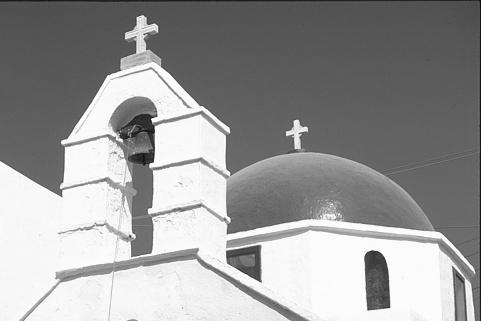
#> input picture 1-edge-detection/Church.jpg, 481 x 321 px, found by its file name
$ jupyter execute --allow-errors 'Methods Evaluation.ipynb'   (shell and % lines are left out)   (older library calls are emulated)
#> lines starting #> are read from the running program, lines starting #| are printed output that depends on the picture; after the words box and inside, x2 and y2 are one past the last pixel; in counts of white or black regions, pixels touching at a corner belong together
# Methods Evaluation

Persicion and recall are usually used to evaluate the performance of different methods.

[cell 1]

import cv2
import numpy as np
import matplotlib.pyplot as plt
import matplotlib.cm as cm
import scipy as sp
import scipy.ndimage as nd
from scipy import misc
from scipy import signal
from skimage import feature
from skimage import filters
from skimage.filters import threshold_otsu
# from sklearn.metrics import precision_recall_curve
# from sklearn.metrics import f1_score
from scipy.ndimage.filters import gaussian_filter as gf
from sklearn.metrics import precision_score
from sklearn.metrics import recall_score
from sklearn.metrics import precision_recall_fscore_support


# [18 lines left out: functions display, display3, not called in this run]

# Load an color image in grayscale
img1 = misc.imread('./Images/Q3/Church.jpg',0)
#> img1 is the input picture: shape (321, 481); min 11, max 255, mean 153.3
im1 = np.asarray(img1, dtype="int32" )
im1gt = misc.imread('./Images/Q3/Church_GT.bmp',0)
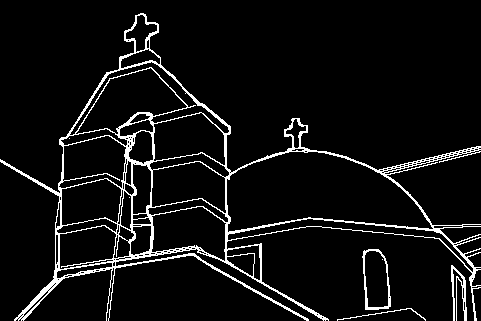
#> input picture 1-edge-detection/Church_GT.bmp, 481 x 321 px, found by its file name
#> im1gt is the input picture: shape (321, 481); values 0 (black) and 1 (white), 6.5% white in thin lines or dots
#> (the rest of this cell did not finish here and is left out)

[cell 2]
# Reference: http://docs.opencv.org/2.4/modules/imgproc/doc/feature_detection.html?highlight=canny

def cannythres(threslow,threshigh):
#> called with threslow = 100, threshigh = 200
    can_edge1 = cv2.Canny(img1,threslow,threshigh)/255
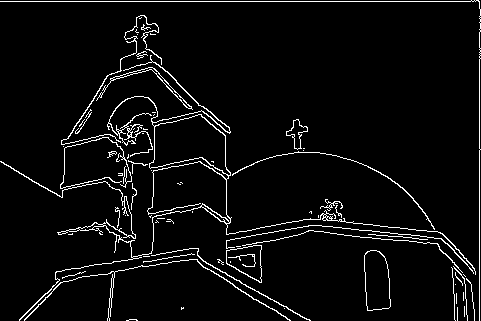
#> can_edge1: shape (321, 481) float64; values 0 (black) and 1 (white), 4.6% white in thin lines or dots
    can_edge2 = cv2.Canny(img2,threslow,threshigh)/255
    can_edge3 = cv2.Canny(img3,threslow,threshigh)/255
    return can_edge1,can_edge2,can_edge3

#> (the rest of this cell did not finish here and is left out)

[cell 3]
# Canny Edge Detection
# Reference: http://scikit-image.org/docs/dev/api/skimage.feature.html#skimage.feature.canny
# Reference: http://scikit-image.org/docs/dev/auto_examples/plot_canny.html

# Compute the Canny filter for two values of sigma
edges1 = feature.canny(img1)
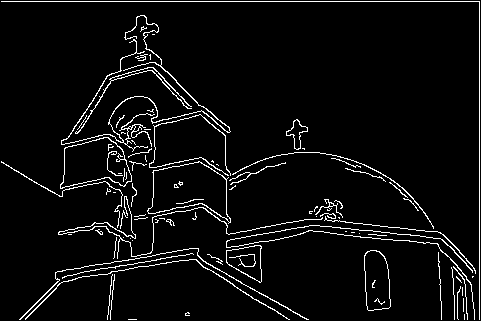
#> edges1: shape (321, 481) bool; 4.9% white in thin lines or dots
edges1_s2 = feature.canny(img1, sigma=2)
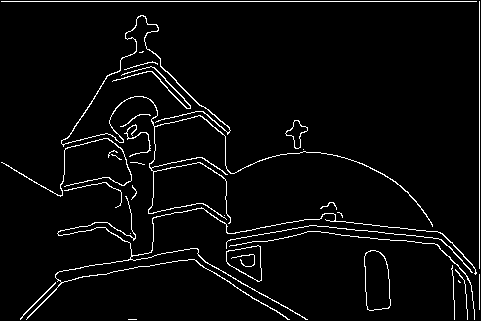
#> edges1_s2: shape (321, 481) bool; 3.8% white in thin lines or dots
edges1_s3 = feature.canny(img1, sigma=3)
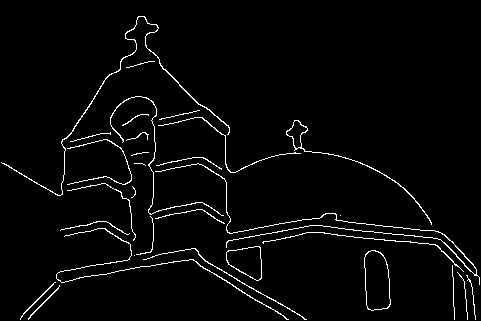
#> edges1_s3: shape (321, 481) bool; 2.9% white in thin lines or dots
#> (the rest of this cell did not finish here and is left out)

[cell 4]
# Sobel with Global thresholding

#threshold 0-0.6
def global_thres_sobel(im,threshold=None):
#> called with threshold = 0
    edge = filters.sobel(im)
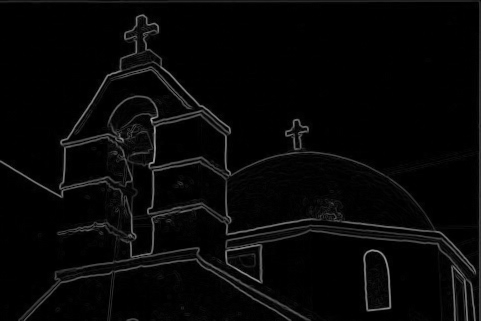
#> edge: shape (321, 481) float64; min 0, max 0.634, mean 0.0284
    if threshold:
        thresh = threshold
    else:
        thresh = threshold_otsu(edge)
#> thresh = 0.137
    binary = edge > thresh
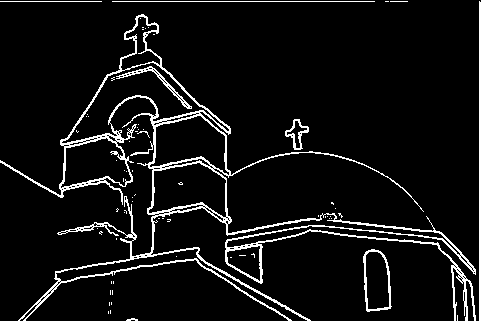
#> binary: shape (321, 481) bool; 6.8% white in thin lines or dots
    return binary

def sobthres(threshold=None):
    if threshold:
        thres = threshold
    else:
        thres = 0
    sob_edge1 = global_thres_sobel(img1,thres)
    sob_edge2 = global_thres_sobel(img2,thres)
    sob_edge3 = global_thres_sobel(img3,thres)
    return sob_edge1,sob_edge2,sob_edge3


#> (the rest of this cell did not finish here and is left out)

[cell 5]
# Gaussian-Laplace filtering
# Reference: http://docs.scipy.org/doc/scipy-0.14.0/reference/generated/scipy.ndimage.filters.gaussian_laplace.html#scipy.ndimage.filters.gaussian_laplace

# [25 lines left out: functions Gau_Lap, LogPlot, not called in this run]

Precision in image edge detection means how many detected edges are acturally edge, while recall meatures how many edges are being detected. So having a high precision meaning mostly correct, but cannot say if the detector missed may edges. And vice versa. Therefore both precision and recall are important when evaluating an edge detector.

I used the precision_recall_fscore_support function from sklearn.metrics to calculate the precision, recall and F score at the same time. As for input, I used np.ravel to make both GT image and detected edge image into a binary list as true value and predicted value perspectively.

Another problem is that, each method have different threshold. For example, Canny threshold ranges from 0 to 1000, Sobel is from 0 to 0.6, LoG (Laplace of Gaussian) is from 0 to 30. I normalized the threshold by dividing each range into 10 points, so that each method per image have 10 data points.

Then I calculated each three method on each three images, so its 3x3 graph ploted. I plot the three method of one image in one graph, so the result is shown below.

[cell 6]
# [15 lines left out: functions pecision_recall, plot, not called in this run]


#Canny
thres_can = np.arange(0,1000,100)
peci_can_1 = []
recall_can_1 = []
fscore_can_1 = []
peci_can_2 = []
recall_can_2 = []
fscore_can_2 = []
peci_can_3 = []
recall_can_3 = []
fscore_can_3 = []
#> (the rest of this cell did not finish here and is left out)

In order to widen the edge without blurring it, I convolved the GT image with a 3x3 filter, which is 0 at corner and 1 at four directions and 1 at the center, so that for each pixel, as long as there is a 1 that is 1 pixel away from it, it can be considered as 1. As a result, each edge pixel is expanded to 1 pixel on all four directions.

As shown in the graphs below, all images' PR curve are significantly closer to the upper right corner, which means that all three detectors are more accurate on each images.

[cell 7]
def wider(im):
    k = np.array([[0, 1, 0],
                  [1, 1, 1],
                  [0, 1, 0]])
    x = signal.convolve2d(im, k, boundary='symm', mode='same')
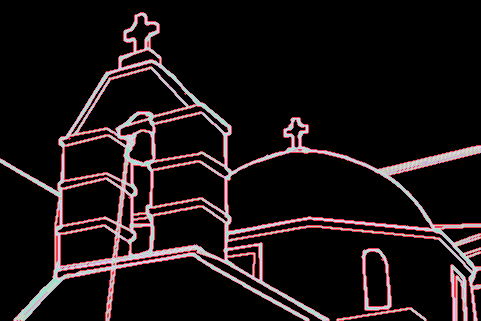
#> x: shape (321, 481) int64; 6 distinct labels, from 0 to 5; one colour per label, 0 black
    w, h = x.shape[0], x.shape[1]
#> w = 321; h = 481
    for i in range(w):
        for j in range(h):
            if (x[i][j] > 0):
                x[i][j]=1
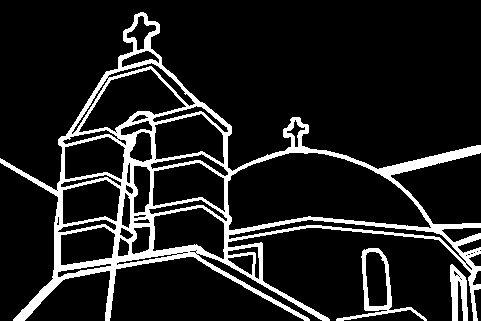
#> x: shape (321, 481) int64; values 0 (black) and 1 (white), 12.5% white; 3 white regions, box (x1, y1, x2, y2) and area: (0, 12, 481, 321) 17737, (336, 248, 427, 321) 943, (450, 264, 468, 321) 652
    return x

x = wider(im1gt)
#> (the rest of this cell did not finish here and is left out)
